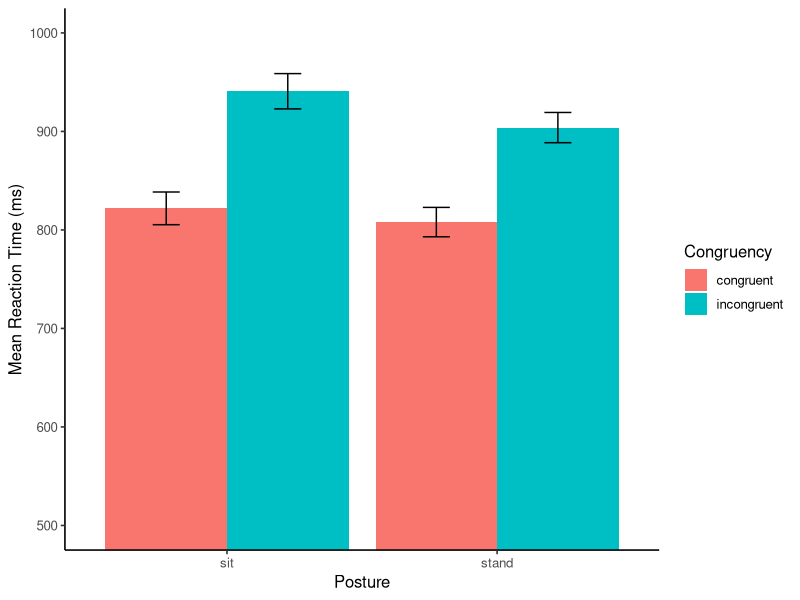
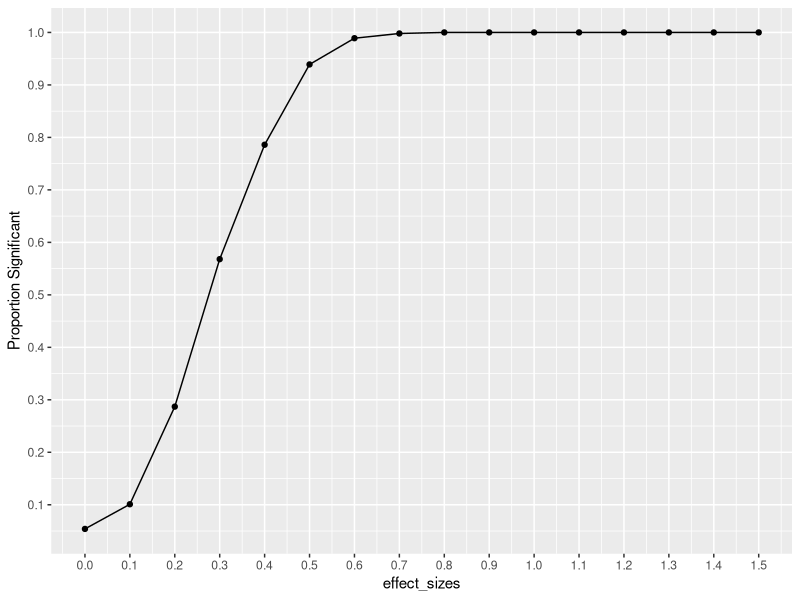

These figures' R source, in order:
## ---- chunk 1
knitr::opts_chunk$set(echo = TRUE)
## ---- chunk 2
library(dplyr)
library(ggplot2)
 
all_data <- read.csv("open_data/stroop_stand.csv")

(stand_stroop <- t.test(all_data$incongruent_stand,
                        all_data$congruent_stand,
                        paired = TRUE))

(sit_stroop <- t.test(all_data$incongruent_sit,
                        all_data$congruent_sit,
                        paired = TRUE))

## ---- chunk 3
library(tidyr)

stroop_df <- all_data %>%
  pivot_longer(cols = 1:4,
               names_to = c("Congruency","Posture"),
               names_sep = "_",
               values_to = "RTs")

overall_means <- stroop_df %>%
            group_by(Posture, Congruency) %>%
            summarise(mean_RT = mean(RTs),
                      SEMRT = sd(RTs)/sqrt(length(RTs)))

knitr::kable(overall_means)

ggplot(overall_means, aes(x=Posture, 
                          y=mean_RT, 
                          group=Congruency, 
                          fill=Congruency))+
  geom_bar(stat="identity", position="dodge")+
  theme_classic(base_size=12)+
  ylab("Mean Reaction Time (ms)")+
  geom_errorbar(aes(ymin=mean_RT-SEMRT, 
                    ymax=mean_RT+SEMRT), 
                position=position_dodge(width=0.9),
                width=.2)+
  coord_cartesian(ylim=c(500,1000))

## ---- chunk 4
effect_sizes <- seq(0,1.5,.1)
prop_significant <-c()

for(i in 1:length(effect_sizes)){
  sim_ps <- replicate(1000, t.test(replicate(50, rnorm(1, effect_sizes[i], 1)),
                                   mu = 0)$p.value)
  prop_significant[i] <- length(sim_ps[sim_ps < .05])/1000
}

plot_df <- data.frame(effect_sizes,
                      prop_significant)

ggplot(plot_df, aes(x=effect_sizes,y=prop_significant))+
  geom_line() +
  geom_point() +
  scale_x_continuous(breaks=seq(0,1.5,.1))+
  scale_y_continuous(breaks=seq(0,1,.1)) +
  ylab("Proportion Significant")


